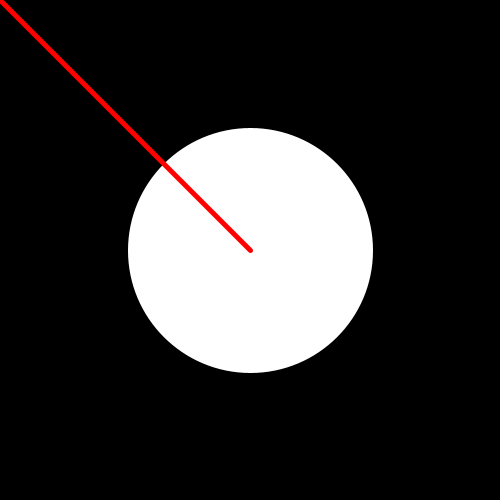
Frame 1 (no input)
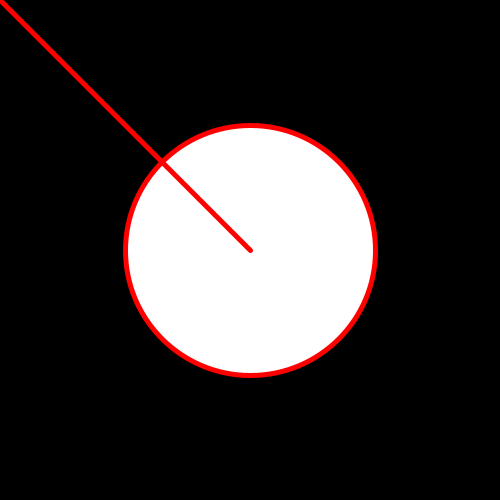
Frame 60 (the mouse pressed at the canvas centre just before this capture)
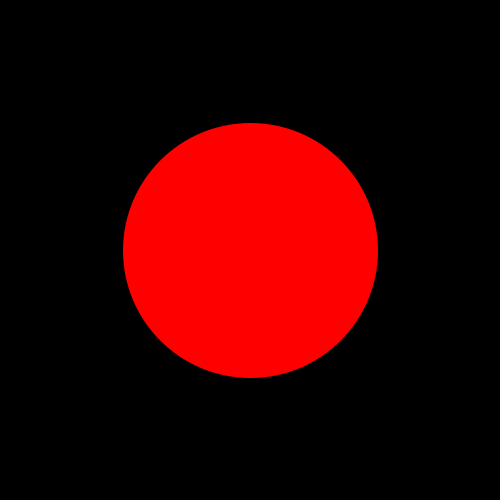
Frame 120 (the mouse held since frame 60 and released just before this capture)

The Processing sketch that drew these frames (run headless with seeded random() and noise(); from frame 60 on, the mouse is pressed at the canvas centre):

// Processing sketch: ej12b_dist
// ── ej12b_dist.pde

// https://processing.org/reference/dist_.html

color relleno = color( 255 );
int radio = 125;

void setup(){
  size( 500, 500 );
  strokeWeight( 5 ); 
}

void draw(){
  background( 0 );
  
  //calculo la distancia entre mouse y centro de pantalla
  float distancia = dist( mouseX, mouseY, width/2, height/2 );
  
  // si el mouse esta dentro del circulo lo pinto de rojo
  if( distancia < radio )
    relleno = color( 255, 0, 0 );
  else
    relleno = color( 255 );
      
  //dibujo mis figuras
  fill( relleno );
  ellipse( width/2, height/2, radio*2, radio*2 );
  stroke( 255, 0, 0 );
  line( mouseX, mouseY, width/2, height/2 );
  
  //debug: acción de buscar errores de código
  println( distancia + " | " + radio );

}
